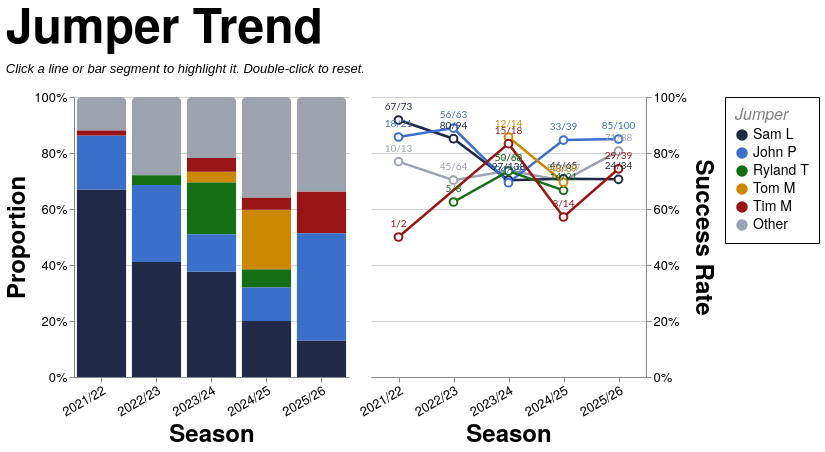

The specification (Vega-Lite) saved for this image:
### Vega-Lite specification from a JSON file in a GitHub repository (floating-point values rounded to 4 significant figures; data arrays with more than 128 entries replaced by an {"elided": "..."} marker saying what was removed)
{"config": {"axis": {"labelFont": "PT Sans Narrow, Helvetica Neue, Helvetica, Arial, sans-serif", "titleFont": "PT Sans Narrow, Helvetica Neue, Helvetica, Arial, sans-serif", "labelFontSize": 13, "titleFontSize": 24, "gridColor": "#202947", "gridOpacity": 0.2, "zindex": 1}, "text": {"font": "Lato, sans-serif"}, "bar": {"cornerRadiusEnd": 5}, "header": {"labelFont": "PT Sans Narrow, Helvetica Neue, Helvetica, Arial, sans-serif", "titleFont": "PT Sans Narrow, Helvetica Neue, Helvetica, Arial, sans-serif", "labelFontSize": 24, "titleFontSize": 28, "labelFontWeight": "bold", "orient": "left"}, "legend": {"labelFont": "PT Sans Narrow, Helvetica Neue, Helvetica, Arial, sans-serif", "titleFont": "PT Sans Narrow, Helvetica Neue, Helvetica, Arial, sans-serif", "labelFontSize": 14, "titleFontSize": 16, "titlePadding": 5, "fillColor": "white", "strokeColor": "black", "padding": 10, "titleFontWeight": "lighter", "titleFontStyle": "italic", "titleColor": "gray", "offset": 10}, "title": {"font": "PT Sans Narrow, Helvetica Neue, Helvetica, Arial, sans-serif", "fontSize": 48, "fontWeight": "bold", "anchor": "start", "align": "center", "titlePadding": 20, "subtitlePadding": 10, "subtitleFontSize": 13, "subtitleColor": "", "subtitleFontStyle": "italic", "offset": 15, "color": "black"}, "axisX": {"labelAngle": 0}, "facet": {"title": null, "header": null, "align": {"row": "each", "column": "each"}, "spacing": 10}, "resolve": {"scale": {"y": "independent", "facet": "independent"}}, "background": "transparent", "scale": {"offsetBandPaddingOuter": 0.2, "offsetBandPaddingInner": 0.1}, "view": {"stroke": null, "background": "transparent"}}, "hconcat": [{"mark": {"type": "bar", "opacity": 0.85}, "encoding": {"color": {"field": "jumper_tier", "scale": {"domain": ["Sam L", "John P", "Ryland T", "Tom M", "Tim M", "Other"], "range": ["#202946", "#3a6fcc", "#146f14", "#cc8800", "#991515", "#9ca3af"]}, "title": "Jumper", "type": "nominal"}, "opacity": {"condition": {"param": "param_12", "value": 1.0, "empty": true}, "value": 0.2}, "order": {"field": "tier_sort_order", "sort": "ascending", "type": "quantitative"}, "tooltip": [{"field": "season", "title": "Season", "type": "nominal"}, {"field": "jumper_tier_name", "title": "Jumper", "type": "nominal"}, {"field": "attempts", "format": ",.0f", "title": "Attempts", "type": "quantitative"}, {"field": "won", "format": ",.0f", "title": "Won", "type": "quantitative"}, {"field": "success_rate", "format": ".1%", "title": "Success Rate", "type": "quantitative"}], "x": {"axis": {"labelAngle": -30}, "field": "season", "sort": ["2021/22", "2022/23", "2023/24", "2024/25", "2025/26"], "title": "Season", "type": "nominal"}, "y": {"axis": {"format": "%", "orient": "left"}, "field": "attempts", "stack": "normalize", "title": "Proportion", "type": "quantitative"}}, "height": 280, "name": "view_12", "transform": [{"filter": "(loSquad == 'All' || datum.squad == loSquad) && (loGameType == 'All' || (loGameType == 'League + Cup' && (datum.game_type == 'League' || datum.game_type == 'Cup')) || (loGameType == 'League only' && datum.game_type == 'League') || datum.game_type == loGameType) && (loThrower == 'All' || datum.thrower == loThrower) && (loArea == 'All' || datum.area == loArea) && (loNumbers == 'All' || datum.numbers == loNumbers)"}, {"aggregate": [{"op": "count", "as": "attempts"}, {"op": "sum", "field": "won", "as": "won"}], "groupby": ["season", "jumper_tier", "jumper_tier_name"]}, {"joinaggregate": [{"op": "sum", "field": "attempts", "as": "season_attempts"}], "groupby": ["season"]}, {"calculate": "datum.attempts / datum.season_attempts", "as": "norm_count"}, {"calculate": "datum.won / datum.attempts", "as": "success_rate"}, {"calculate": "datum.won + '/' + datum.attempts", "as": "won_attempts_label"}, {"calculate": "datum.jumper_tier == 'Sam L' ? 0 : datum.jumper_tier == 'John P' ? 1 : datum.jumper_tier == 'Ryland T' ? 2 : datum.jumper_tier == 'Tom M' ? 3 : datum.jumper_tier == 'Tim M' ? 4 : 999", "as": "tier_sort_order"}], "width": {"step": 55}}, {"layer": [{"mark": {"type": "line", "point": {"fill": "white", "filled": false, "size": 60}, "strokeWidth": 2.5}, "encoding": {"color": {"field": "jumper_tier", "scale": {"domain": ["Sam L", "John P", "Ryland T", "Tom M", "Tim M", "Other"], "range": ["#202946", "#3a6fcc", "#146f14", "#cc8800", "#991515", "#9ca3af"]}, "title": "Jumper", "type": "nominal"}, "detail": {"field": "jumper_tier", "type": "nominal"}, "opacity": {"condition": {"param": "param_12", "value": 1.0, "empty": true}, "value": 0.2}, "tooltip": [{"field": "season", "title": "Season", "type": "nominal"}, {"field": "jumper_tier_name", "title": "Jumper", "type": "nominal"}, {"field": "attempts", "format": ",.0f", "title": "Attempts", "type": "quantitative"}, {"field": "won", "format": ",.0f", "title": "Won", "type": "quantitative"}, {"field": "success_rate", "format": ".1%", "title": "Success Rate", "type": "quantitative"}], "x": {"axis": {"labelAngle": -30}, "field": "season", "sort": ["2021/22", "2022/23", "2023/24", "2024/25", "2025/26"], "title": "Season", "type": "nominal"}, "y": {"axis": {"format": "%", "orient": "right"}, "field": "success_rate", "scale": {"domainMax": 1, "nice": true}, "title": "Success Rate", "type": "quantitative"}}, "name": "view_11", "transform": [{"filter": "(loSquad == 'All' || datum.squad == loSquad) && (loGameType == 'All' || (loGameType == 'League + Cup' && (datum.game_type == 'League' || datum.game_type == 'Cup')) || (loGameType == 'League only' && datum.game_type == 'League') || datum.game_type == loGameType) && (loThrower == 'All' || datum.thrower == loThrower) && (loArea == 'All' || datum.area == loArea) && (loNumbers == 'All' || datum.numbers == loNumbers)"}, {"aggregate": [{"op": "count", "as": "attempts"}, {"op": "sum", "field": "won", "as": "won"}], "groupby": ["season", "jumper_tier", "jumper_tier_name"]}, {"joinaggregate": [{"op": "sum", "field": "attempts", "as": "season_attempts"}], "groupby": ["season"]}, {"calculate": "datum.attempts / datum.season_attempts", "as": "norm_count"}, {"calculate": "datum.won / datum.attempts", "as": "success_rate"}, {"calculate": "datum.won + '/' + datum.attempts", "as": "won_attempts_label"}, {"calculate": "datum.jumper_tier == 'Sam L' ? 0 : datum.jumper_tier == 'John P' ? 1 : datum.jumper_tier == 'Ryland T' ? 2 : datum.jumper_tier == 'Tom M' ? 3 : datum.jumper_tier == 'Tim M' ? 4 : 999", "as": "tier_sort_order"}]}, {"mark": {"type": "text", "align": "center", "baseline": "bottom", "dy": -8, "fontSize": 10}, "encoding": {"color": {"field": "jumper_tier", "scale": {"domain": ["Sam L", "John P", "Ryland T", "Tom M", "Tim M", "Other"], "range": ["#202946", "#3a6fcc", "#146f14", "#cc8800", "#991515", "#9ca3af"]}, "title": "Jumper", "type": "nominal"}, "detail": {"field": "jumper_tier", "type": "nominal"}, "opacity": {"condition": {"param": "param_12", "value": 1.0, "empty": true}, "value": 0.2}, "text": {"field": "won_attempts_label", "type": "nominal"}, "x": {"axis": {"labelAngle": -30}, "field": "season", "sort": ["2021/22", "2022/23", "2023/24", "2024/25", "2025/26"], "title": "Season", "type": "nominal"}, "y": {"axis": {"format": "%", "orient": "right"}, "field": "success_rate", "scale": {"domainMax": 1, "nice": true}, "title": "Success Rate", "type": "quantitative"}}, "transform": [{"filter": "(loSquad == 'All' || datum.squad == loSquad) && (loGameType == 'All' || (loGameType == 'League + Cup' && (datum.game_type == 'League' || datum.game_type == 'Cup')) || (loGameType == 'League only' && datum.game_type == 'League') || datum.game_type == loGameType) && (loThrower == 'All' || datum.thrower == loThrower) && (loArea == 'All' || datum.area == loArea) && (loNumbers == 'All' || datum.numbers == loNumbers)"}, {"aggregate": [{"op": "count", "as": "attempts"}, {"op": "sum", "field": "won", "as": "won"}], "groupby": ["season", "jumper_tier", "jumper_tier_name"]}, {"joinaggregate": [{"op": "sum", "field": "attempts", "as": "season_attempts"}], "groupby": ["season"]}, {"calculate": "datum.attempts / datum.season_attempts", "as": "norm_count"}, {"calculate": "datum.won / datum.attempts", "as": "success_rate"}, {"calculate": "datum.won + '/' + datum.attempts", "as": "won_attempts_label"}, {"calculate": "datum.jumper_tier == 'Sam L' ? 0 : datum.jumper_tier == 'John P' ? 1 : datum.jumper_tier == 'Ryland T' ? 2 : datum.jumper_tier == 'Tom M' ? 3 : datum.jumper_tier == 'Tim M' ? 4 : 999", "as": "tier_sort_order"}]}], "height": 280, "width": {"step": 55}}], "data": {"name": "data-729fca72cac0389b6a80c6013aeb41a5"}, "params": [{"name": "loSquad", "value": "All"}, {"name": "loSeason", "value": "All"}, {"name": "loGameType", "value": "All"}, {"name": "loThrower", "value": "All"}, {"name": "loJumper", "value": "All"}, {"name": "loArea", "value": "All"}, {"name": "loNumbers", "value": "All"}, {"name": "param_12", "select": {"type": "point", "clear": "dblclick", "fields": ["jumper_tier"], "on": "click"}, "views": ["view_12", "view_11"]}], "resolve": {"scale": {"color": "shared"}}, "spacing": 8, "title": {"text": "Jumper Trend", "subtitle": "Click a line or bar segment to highlight it. Double-click to reset."}, "$schema": "https://vega.github.io/schema/vega-lite/v5.20.1.json", "datasets": {"data-729fca72cac0389b6a80c6013aeb41a5": {"elided": "1291 records"}}}
